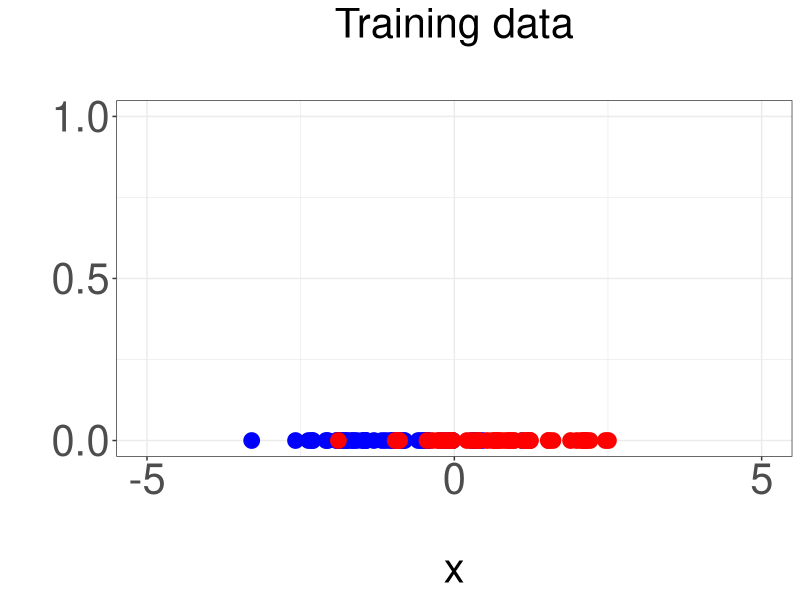
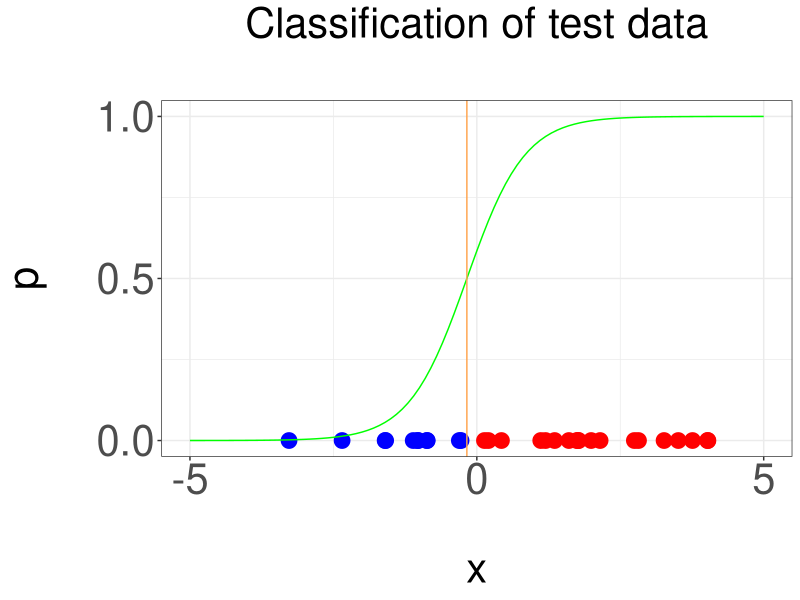

Recreate these plots in R, in order.
library(Cairo)
library(ggplot2)

# c: vector of two coefficients c0 and c1,
# x: one-dimensional input vector,
# y: output class vector.
LogLikelihood <- function(c, x, y) {
  p <- 1 / (1 + exp(-(c[1] + c[2] * x)))
  log_likelihood <- sum(log(p[y == 1])) + sum(log(1 - p[y == 0]))
  return(-log_likelihood) # minus ll because we minimize in R
}

# sigmoid function.
Sig <- function(x, c) {
  return(1 / (1 + exp(-(c[1] + c[2] * x))))
}

# training data.
x_class_0 <- rnorm(50) - 1
x_class_1 <- rnorm(50) + 1
x <- c(x_class_0, x_class_1)

y_class_0 <- rep(0, 50)
y_class_1 <- rep(1, 50)
y <- c(y_class_0, y_class_1)

# MLE.
start_params <- c(1, 1)
optim_log_regression = optim(
  start_params,
  LogLikelihood,
  x = x,
  y = y,
  method = 'BFGS'
)

# compare to R method.
log_regression_R = glm(y ~ x,
                       data = data.frame(cbind(x, y)),
                       family = binomial)
print(data.frame(
  cbind(optim_log_regression$par, log_regression_R$coefficients)
))

# test data and predictions.
x_test <- rnorm(30) * 2
y_test <- rep(0, 30)
predictions <- Sig(x_test, optim_log_regression$par)

# plot train data.
Cairo(600,
      600,
      file = "train_data.png",
      type = "png",
      bg = "white")

y_zero <- rep(0, 100)
ggplot(data.frame(cbind(x, y_zero)), aes(x = x, y = y_zero)) +
  geom_point(size = 5, col = ifelse(y == 1, "red", "blue")) +
  theme_bw() +
  theme(
    text = element_text(size = 30),
    axis.text = element_text(size = 30),
    plot.title = element_text(hjust = 0.5, size = 30)
  ) +
  xlab('\nx') +
  ylab(' ') +
  ggtitle('Training data\n') +
  scale_x_continuous(breaks = seq(-5, 5, 5), limits = c(-5, 5)) +
  scale_y_continuous(breaks = seq(0, 1, 0.5), limits = c(0, 1))

dev.off()

# plot predictions.
sig2_c1 <- optim_log_regression$par[1]
sig2_c2 <- optim_log_regression$par[2]
Sig2 <- function(x) {
  return(1 / (1 + exp(-(
    sig2_c1 + sig2_c2 * x
  ))))
}

sig_x_intercept = -(sig2_c1 / sig2_c2) # analyitical inverse of sig

Cairo(600,
      600,
      file = "predictions.png",
      type = "png",
      bg = "white")

ggplot(data.frame(cbind(x_test, y_test)), aes(x = x_test, y = y_test)) +
  geom_point(size = 5,
             col = ifelse(predictions > 0.5, "red", "blue")) +
  theme_bw() +
  theme(
    text = element_text(size = 30),
    axis.text = element_text(size = 30),
    plot.title = element_text(hjust = 0.5, size = 30)
  ) +
  xlab('\nx') +
  ylab('p\n') +
  ggtitle('Classification of test data\n') +
  scale_x_continuous(breaks = seq(-5, 5, 5), limits = c(-5, 5)) +
  scale_y_continuous(breaks = seq(0, 1, 0.5), limits = c(0, 1)) +
  stat_function(fun = Sig2, col = 'green') +
  geom_vline(xintercept = sig_x_intercept, col = 'tan1')

dev.off()
